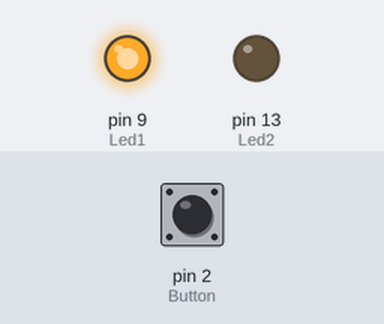
The sketch below on a simulated Arduino Uno, built with avr-gcc and run on an emulated ATmega328P. Shown: output pins drawn as LEDs (lit = HIGH). The test bench sets the inputs (shaded band); at power-on: pin 2 (Button) LOW.

Above: at 1.2 s.
1.3 s: pin 2 (Button) pulled HIGH for 1 s
At 8.3 s:
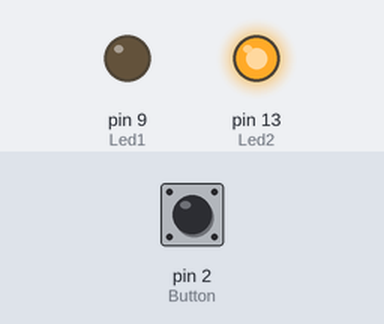
Timing chart, 0 to 9.8 s (numbered marks = the images above; inputs shaded):
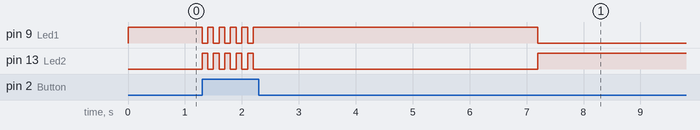

The sketch:

BONUS_lab1_button_workshop.ino
```cpp
/*	Arduino Workshops
* 	Starter Workshop
*	Ws 1e Button Challenge
*   P.S. : All Bless Omotimos
*/

// Global Variable Declarations
bool Led1_On;
int Led1 	= 9;
int Led2 	= 13;
int Button 	= 2;
unsigned long currentMillis, previousMillis;
long interval;
int buttonState;

// Initializations go here
void setup() {
	Led1_On 	= true;				// Current player is Player 1 so LED 1 is On


	pinMode(Led1, OUTPUT); 			// LED 1 is output
	pinMode(Led2, OUTPUT);			// LED 2 is output
	pinMode(Button, INPUT);			// Button is Input

	digitalWrite(Led1, HIGH);		// Turn on LED 1 as per instructions
	digitalWrite(Led2, LOW);

	interval = 5000;
}

// Main Code goes here
void loop() {
	buttonState = digitalRead(Button);
	currentMillis = millis();
	if (buttonState == HIGH || (currentMillis - previousMillis) >= interval ){
		previousMillis = currentMillis;
		if(Led1_On == true) {
			digitalWrite(Led1, LOW);
			digitalWrite(Led2, HIGH);
		} else {
			digitalWrite(Led1, HIGH);
			digitalWrite(Led2, LOW);
		}
		Led1_On = !Led1_On; 					// "!" means NOT, it forces true -> false and vice verca
		delay(100); 							// for button debouncing reasons, and let's be realistic you can't make a move in less than 100 ms :P
		// Interesting fact ! Since millis uses a timer to get the time value,
		// the time measurement isnt't affected by the delay function

	}
}
```
